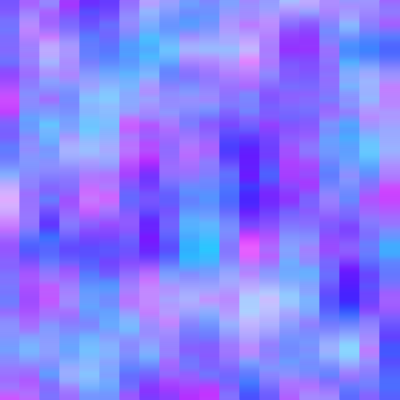
Frame 1 (no input)
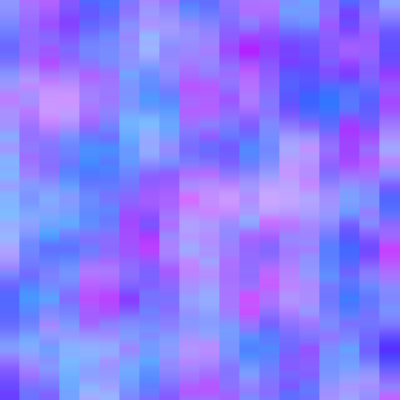
Frame 60 (no input)
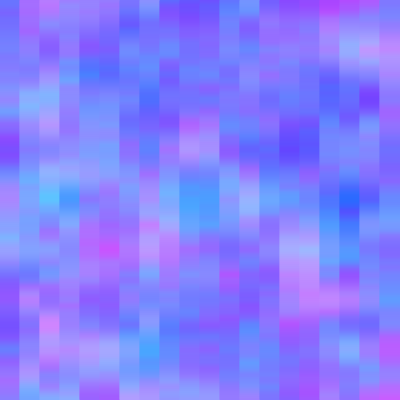
Frame 120 (the mouse pressed at the canvas centre since frame 60)

The p5.js sketch that drew these frames (run headless with seeded random() and noise() and a simulated clock; from frame 60 on, the mouse is pressed at the canvas centre):

// p5.js sketch
// ── sketch.js
let mesCarreaux;
let n = 20; // n en largeur
let p = 200; // p en hauteur
let precision = 50;

function setup() {
  noStroke();
  createCanvas(400, 400);
  mesCarreaux = [];
  for (let i = 0; i < n; i++) {
    for (let j = 0; j < p; j++) {
      let dx = width / (n);
      let dy = height / (p);
      let xCarreau = (i+1/2)*dx;
      let yCarreau = (j + 1/2) * dy;
      let monCarreau = new Carreau(xCarreau, yCarreau);
      mesCarreaux.push(monCarreau);
    }
  }
}

function draw() {
  background(220);
  for (let i = 0; i < mesCarreaux.length; i++) {
    let monCarreau = mesCarreaux[i];
    
    let x = monCarreau.x/precision;
    let y = monCarreau.y/precision;
    let t = frameCount/50;
    let r = map(noise(x,y,t),1,0,0,256);
    let v = map(noise(x,y,t+12),0,1,0,256);
    let b = map(noise(x,y,t+345),0,0,1,256);
   // let gris = noise(x,y,t)*256;
    
    monCarreau.couleur = color(r,v,b);
    monCarreau.affiche();
  }
}

class Carreau {
  constructor(x, y) {
    this.x = x;
    this.y = y;
    this.r = 30;
    let r = random(0,255);
    let v = random(0,255);
    let b = random(0,255);
    
    this.couleur = color(r,v,b);
  }

  affiche() {
    rectMode(CENTER);
    fill(this.couleur);
    push();
    let larg = width/n +1;
    let haut = height/p +1;
    translate(this.x,this.y);
    rect(0,0,larg,haut);
    pop();
  }
}
